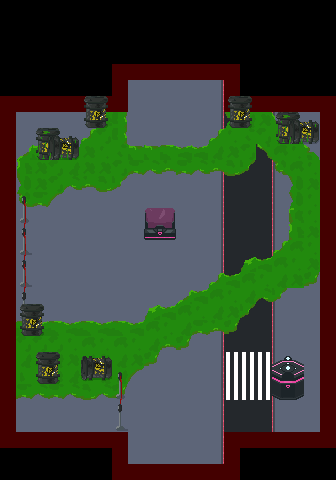

A level layout from a 2D game, rendered from its tile map. Below: a short description, then the map file with tile-grid data replaced by summaries:
An orthogonal 21x30 tile map with 16x16 px tiles, 8 tile layers (Suelo, DecoracionSuelo, Paredes, Decoracion, ...), 4 tilesets and 12 objects (4x Spawner, 2x Up, 2x Down, Tuto_Text, HologramaHaro, ...).

<map version="1.0" tiledversion="1.0.3" orientation="orthogonal" renderorder="right-down" width="21" height="30" tilewidth="16" tileheight="16" nextobjectid="48">
 <tileset firstgid="1" source="../../tileset/city.tsx" />
 <tileset firstgid="257" source="../../tileset/City2.tsx" />
 <tileset firstgid="769" source="../../tileset/CityProps.tsx" />
 <tileset firstgid="1137" source="../../tileset/Buildings.tsx" />
 <layer name="Suelo" width="21" height="30">
  <data>[630 cells, 404 non-empty, 5 distinct tile ids]</data>
 </layer>
 <layer name="DecoracionSuelo" width="21" height="30">
  <data>[630 cells, 10 non-empty, 3 distinct tile ids]</data>
 </layer>
 <layer name="Paredes" width="21" height="30">
  <data>[630 cells, 10 non-empty, 10 distinct tile ids]</data>
 </layer>
 <layer name="Decoracion" width="21" height="30">
  <data>[630 cells, 0 non-empty, 0 distinct tile ids]</data>
 </layer>
 <objectgroup name="Animados">
  <object id="37" name="Tuto_Text" x="128" y="112" width="96" height="32">
   <properties>
    <property name="Text" value="stalker_gunner" />
   </properties>
  </object>
  <object id="44" name="HologramaHaro" gid="901" x="272" y="336" width="16" height="16" />
  <object id="45" name="HologramaBase" gid="821" x="256" y="352" width="16" height="16" />
  <object id="46" name="HologramaWanted" gid="933" x="272" y="368" width="16" height="16" />
 </objectgroup>
 <layer name="Aire" width="21" height="30">
  <data>[630 cells, 93 non-empty, 4 distinct tile ids]</data>
 </layer>
 <layer name="Acido" width="21" height="30">
  <data>[630 cells, 155 non-empty, 33 distinct tile ids]</data>
 </layer>
 <layer name="Decoracion2" width="21" height="30">
  <data>[630 cells, 35 non-empty, 16 distinct tile ids]</data>
 </layer>
 <layer name="Sombra" width="21" height="30">
  <data>[630 cells, 0 non-empty, 0 distinct tile ids]</data>
 </layer>
 <objectgroup name="Puertas">
  <object id="19" name="Up" x="128" y="80" width="96" height="16" />
  <object id="33" name="Down" x="128" y="448" width="96" height="16" />
 </objectgroup>
 <objectgroup name="Entradas">
  <object id="26" name="Up" gid="255" x="144" y="128" width="16" height="16" />
  <object id="40" name="Down" gid="255" x="144" y="416" width="16" height="16" />
 </objectgroup>
 <objectgroup name="Spawners">
  <object id="34" name="Spawner" gid="240" x="208" y="208" width="16" height="16">
   <properties>
    <property name="Bomber" type="bool" value="false" />
    <property name="Charger" type="bool" value="false" />
    <property name="Gunner" type="bool" value="false" />
    <property name="Stalker" type="bool" value="true" />
    <property name="Turret" type="bool" value="false" />
   </properties>
  </object>
  <object id="35" name="Spawner" gid="240" x="208" y="384" width="16" height="16">
   <properties>
    <property name="Bomber" type="bool" value="false" />
    <property name="Charger" type="bool" value="false" />
    <property name="Gunner" type="bool" value="true" />
    <property name="Stalker" type="bool" value="false" />
    <property name="Turret" type="bool" value="false" />
   </properties>
  </object>
  <object id="41" name="Spawner" gid="240" x="96" y="208" width="16" height="16">
   <properties>
    <property name="Bomber" type="bool" value="false" />
    <property name="Charger" type="bool" value="false" />
    <property name="Gunner" type="bool" value="false" />
    <property name="Stalker" type="bool" value="true" />
    <property name="Turret" type="bool" value="false" />
   </properties>
  </object>
  <object id="47" name="Spawner" gid="240" x="144" y="272" width="16" height="16">
   <properties>
    <property name="Bomber" type="bool" value="false" />
    <property name="Charger" type="bool" value="false" />
    <property name="Gunner" type="bool" value="true" />
    <property name="Stalker" type="bool" value="false" />
    <property name="Turret" type="bool" value="false" />
   </properties>
  </object>
 </objectgroup>
</map>
